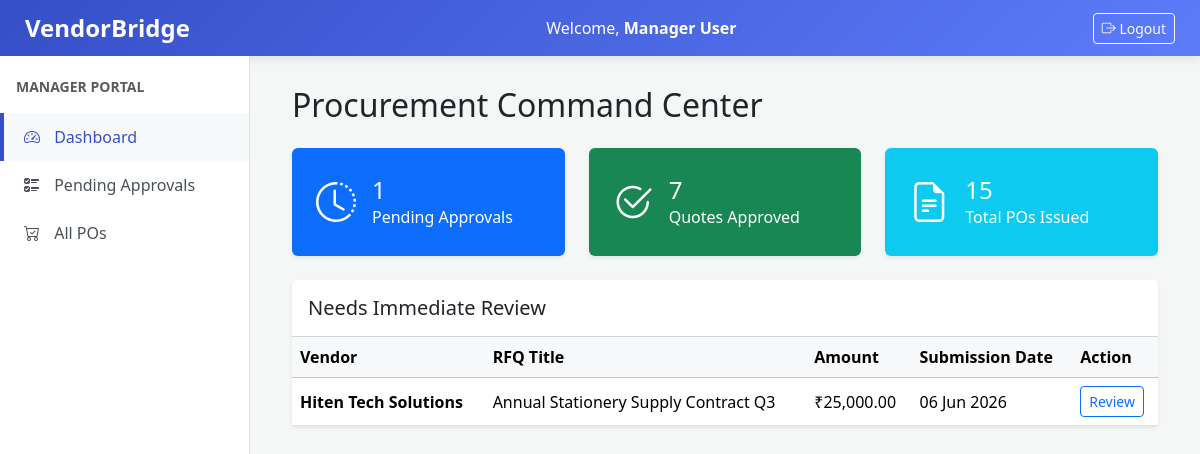
/manager/dashboard.php (signed in), run on the app's committed database.
### tables this page shows
CREATE TABLE `quotations` (
  `quotation_id` int(11) NOT NULL,
  `rfq_id` int(11) NOT NULL,
  `vendor_id` int(11) NOT NULL,
  `quotation_number` varchar(50) NOT NULL,
  `submission_date` datetime DEFAULT current_timestamp(),
  `delivery_days` int(11) NOT NULL,
  `notes` text DEFAULT NULL,
  `total_amount` decimal(15,2) NOT NULL,
  `status` enum('Submitted','Revised','Accepted','Rejected') DEFAULT 'Submitted',
  `revised_at` datetime DEFAULT NULL
);

CREATE TABLE `vendors` (
  `vendor_id` int(11) NOT NULL,
  `category_id` int(11) NOT NULL,
  `company_name` varchar(200) NOT NULL,
  `gst_number` varchar(20) DEFAULT NULL,
  `contact_person` varchar(150) NOT NULL,
  `email` varchar(150) NOT NULL,
  `phone` varchar(20) NOT NULL,
  `address` text DEFAULT NULL,
  `city` varchar(100) DEFAULT NULL,
  `state` varchar(100) DEFAULT NULL,
  `country` varchar(100) DEFAULT 'India',
  `vendor_status` enum('Pending','Active','Inactive','Blacklisted') DEFAULT 'Pending',
  `registration_date` date DEFAULT NULL,
  `created_at` timestamp NOT NULL DEFAULT current_timestamp()
);

CREATE TABLE `rfqs` (
  `rfq_id` int(11) NOT NULL,
  `rfq_number` varchar(50) NOT NULL,
  `title` varchar(255) NOT NULL,
  `description` text DEFAULT NULL,
  `created_by` int(11) NOT NULL,
  `deadline` datetime NOT NULL,
  `status` enum('Draft','Open','Closed','Approved','Rejected') DEFAULT 'Draft',
  `created_at` timestamp NOT NULL DEFAULT current_timestamp(),
  `updated_at` timestamp NOT NULL DEFAULT current_timestamp() ON UPDATE current_timestamp()
);

### manager/dashboard.php (the view)
<?php
include 'header.php';
$pending_count = mysqli_num_rows(mysqli_query($conn, "SELECT * FROM quotations WHERE status = 'Submitted'"));
$approved_count = mysqli_num_rows(mysqli_query($conn, "SELECT * FROM quotations WHERE status = 'Accepted'"));
$total_pos = mysqli_num_rows(mysqli_query($conn, "SELECT * FROM purchase_orders"));
$recent_quotes = mysqli_query($conn, "SELECT q.*, v.company_name, r.title
                                     FROM quotations q
                                     JOIN vendors v ON q.vendor_id = v.vendor_id
                                     JOIN rfqs r ON q.rfq_id = r.rfq_id
                                     WHERE q.status = 'Submitted'
                                     ORDER BY q.submission_date DESC LIMIT 5");
?>
<div class="container-fluid">
    <h2 class="mb-4">Procurement Command Center</h2>
    <div class="row g-4 mb-4">
        <div class="col-md-4">
            <div class="card p-4 shadow-sm border-0 bg-primary text-white">
                <div class="d-flex align-items-center">
                    <i class="bi bi-clock-history fs-1 me-3"></i>
                    <div>
                        <h4 class="mb-0"><?php echo $pending_count; ?></h4>
                        <span>Pending Approvals</span>
                    </div>
                </div>
            </div>
        </div>
        <div class="col-md-4">
            <div class="card p-4 shadow-sm border-0 bg-success text-white">
                <div class="d-flex align-items-center">
                    <i class="bi bi-check2-circle fs-1 me-3"></i>
                    <div>
                        <h4 class="mb-0"><?php echo $approved_count; ?></h4>
                        <span>Quotes Approved</span>
                    </div>
                </div>
            </div>
        </div>
        <div class="col-md-4">
            <div class="card p-4 shadow-sm border-0 bg-info text-white">
                <div class="d-flex align-items-center">
                    <i class="bi bi-file-earmark-text fs-1 me-3"></i>
                    <div>
                        <h4 class="mb-0"><?php echo $total_pos; ?></h4>
                        <span>Total POs Issued</span>
                    </div>
                </div>
            </div>
        </div>
    </div>
    <div class="card shadow-sm border-0">
        <div class="card-header bg-white py-3">
            <h5 class="mb-0">Needs Immediate Review</h5>
        </div>
        <div class="table-responsive">
            <table class="table table-hover align-middle mb-0">
                <thead class="table-light">
                    <tr>
                        <th>Vendor</th>
                        <th>RFQ Title</th>
                        <th>Amount</th>
                        <th>Submission Date</th>
                        <th>Action</th>
                    </tr>
                </thead>
                <tbody>
                    <?php if(mysqli_num_rows($recent_quotes) > 0) {
                        while($row = mysqli_fetch_assoc($recent_quotes)) { ?>
                        <tr>
                            <td><strong><?php echo htmlspecialchars($row['company_name']); ?></strong></td>
                            <td><?php echo htmlspecialchars($row['title']); ?></td>
                            <td>₹<?php echo number_format($row['total_amount'], 2); ?></td>
                            <td><?php echo date('d M Y', strtotime($row['submission_date'])); ?></td>
                            <td>
                                <a href="pending_quotes.php" class="btn btn-sm btn-outline-primary">Review</a>
                            </td>
                        </tr>
                    <?php } } else { ?>
                        <tr><td colspan="5" class="text-center text-muted">No pending quotes found.</td></tr>
                    <?php } ?>
                </tbody>
            </table>
        </div>
    </div>
</div>
<?php include 'footer.php'; ?>

### manager/header.php (style rules this page uses)
body { background-color: #f4f7f6; font-family: 'Segoe UI', Tahoma, Geneva, Verdana, sans-serif; }

### data on the page
quotations: vendor.company_name "Hiten Tech Solutions", rfq.title "Annual Stationery Supply Contract Q3", total_amount "25,000.00", submission_date "06 Jun 2026"

### other printed values
$user_name "Manager User"
$pending_count "1"
$approved_count "7"
$total_pos "15"
